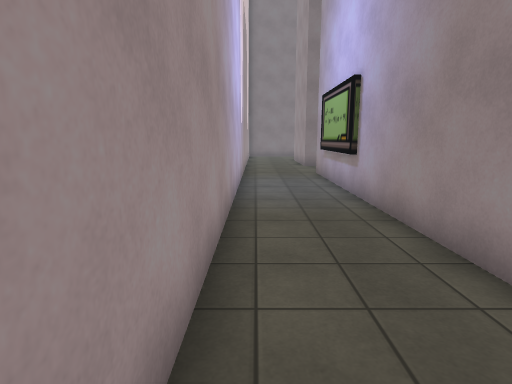
View 1 (above)

24 first-person views from a walk through a Unity game level. The camera is 1.5 m above the floor, tilts 10° down and sees 80° across. The floor is counted in squares, 1 m on a side. Each view is taken from the middle of a square. On the plan, view 1 faces up. The plan holds only what a view shows up to about 15 squares ahead; the rest is blank. The place goes on beyond the plan. The player is left out. Some surface patterns are stand-ins.

View 2
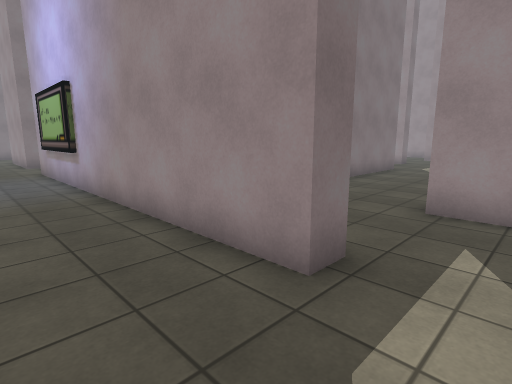

View 3
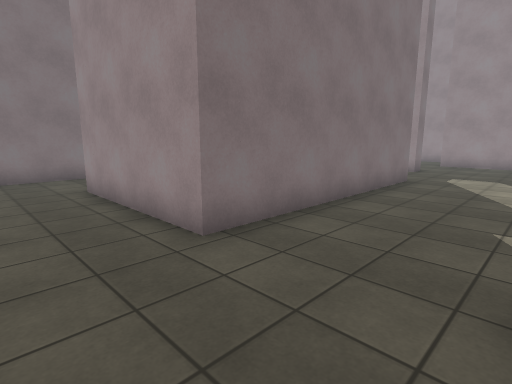

View 4
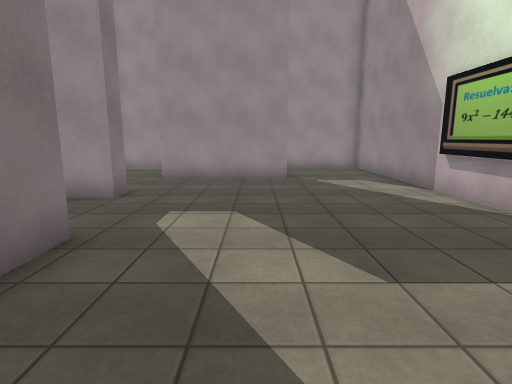

View 5
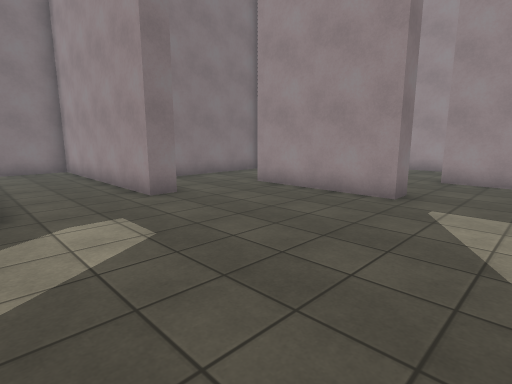

View 6
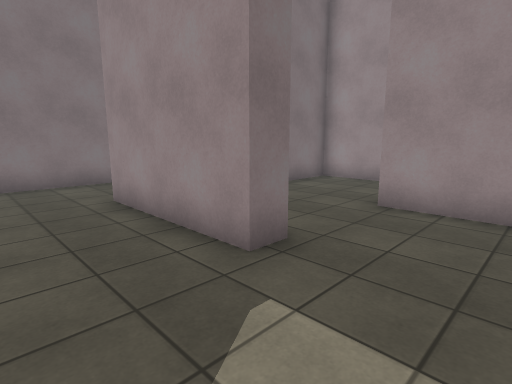

View 7
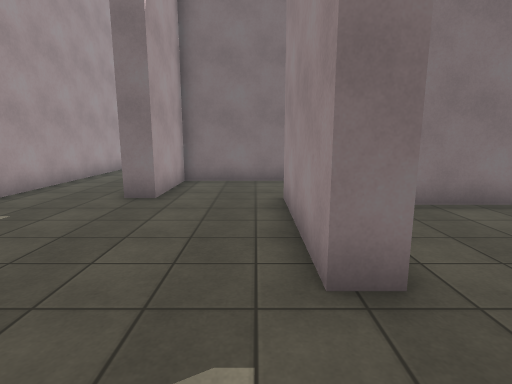

View 8
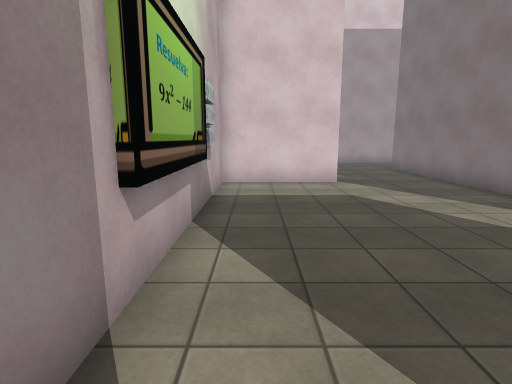

View 9
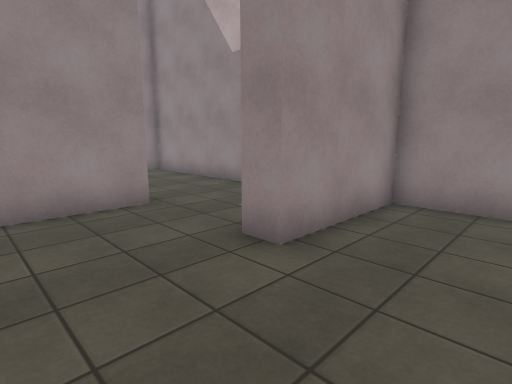

View 10
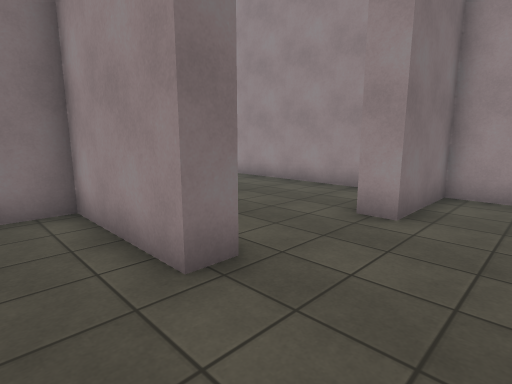

View 11
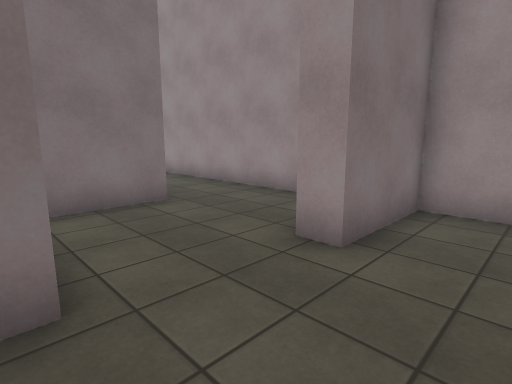

View 12
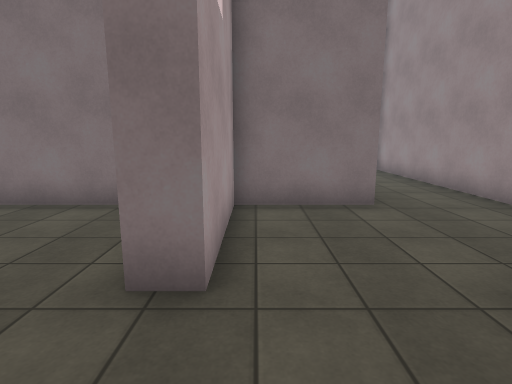

View 13
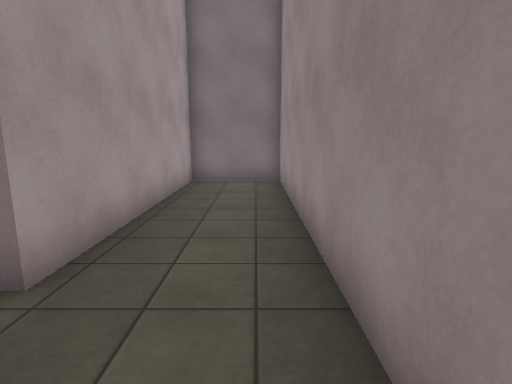

View 14
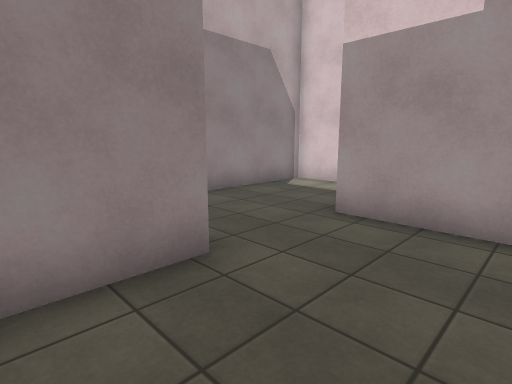

View 15
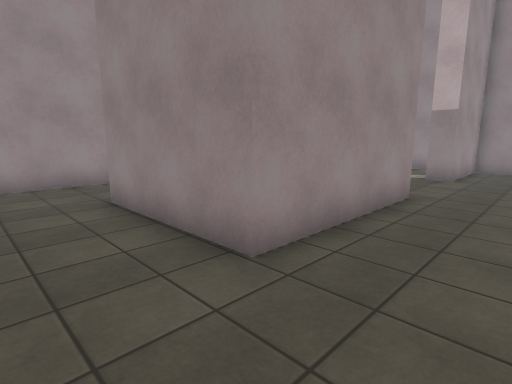

View 16
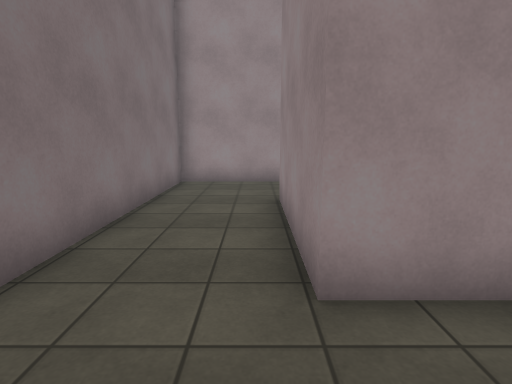

View 17
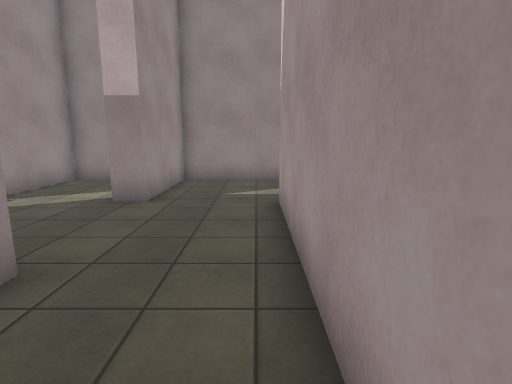

View 18
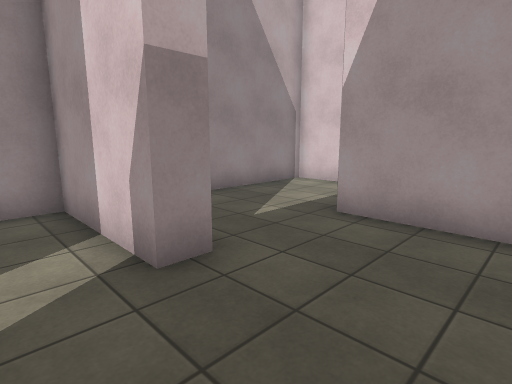

View 19
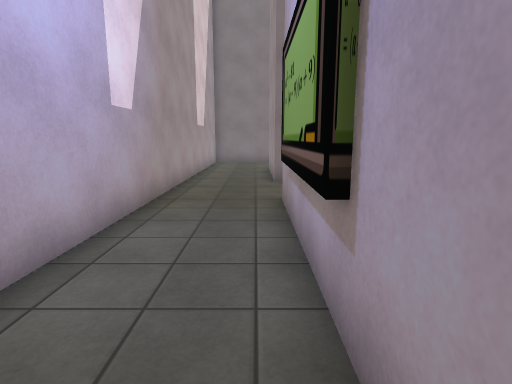

View 20
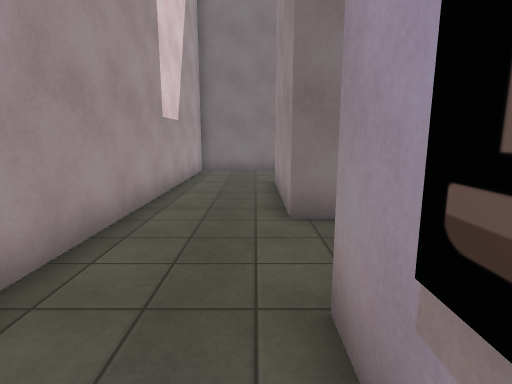

View 21
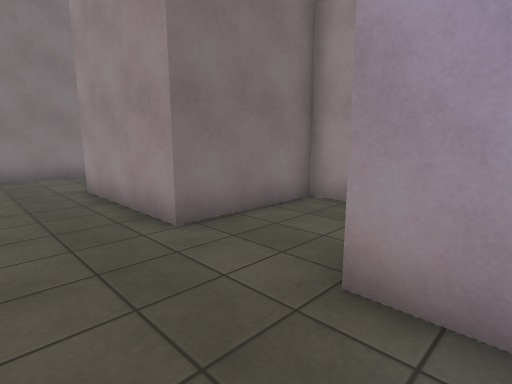

View 22
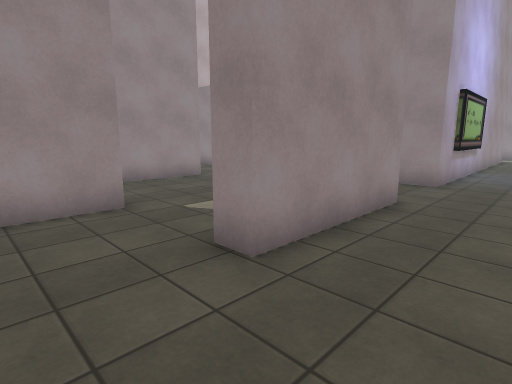

View 23
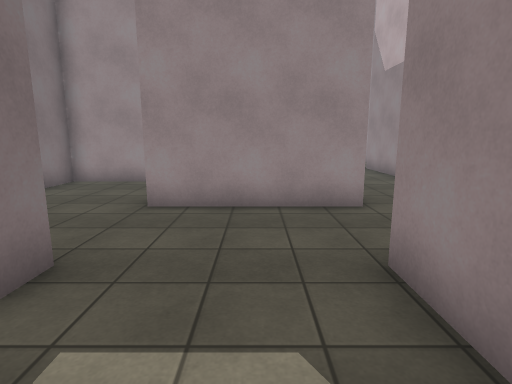

View 24
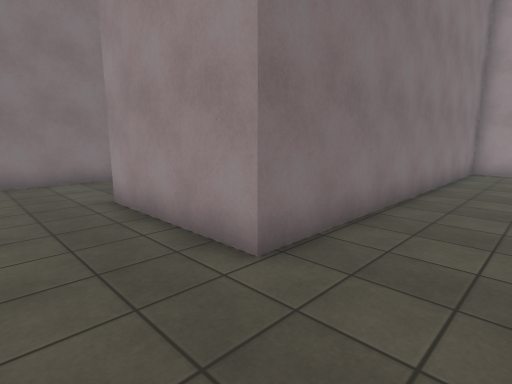

### Floor plan
Points are (right, up) in squares from view 1. A wall is a line through its corners. A room is listed if a view was taken in it or the views show most of it. See-through windows are left out.
Room 1 (views 1, 2, 3, 4, 5, 6, 7, 8, 9, 10, 11, 12, 13, 14, 15, 16, 17, 18, 19, 20, 21, 22, 23, 24)
walls: (14.6, 8.2) (14.6, 12.6) (5, 12.6); (15.5, 12) (15.5, 4.6); (15.5, 3.8) (6.6, 3.8) (6.6, 9.4) (11.5, 9.4); (16.1, 13.4) (19.2, 13.4); (11.4, -0.1) (11.4, -4.2) (14.6, -4.2); (25.8, 7.8) (19.5, 7.8) (19.5, 4.6) (18.7, 4.6) (18.7, 12.6) (16.2, 12.6); (25.9, 5.5) (25.9, 7.4); (23.5, 15.4) (23.5, 16.6) (10.6, 16.6) (10.6, 21.5); (23.6, -0.2) (22.7, -0.2) (22.7, 4.6); (15.6, -4) (19.4, -4); (6.6, 15.5) (6.6, 16.6) (2.6, 16.6) (2.6, 21.4) (3.5, 21.4); (15.6, -4.2) (26.7, -4.2) (26.7, -0.2) (27.5, -0.2); (3.4, 6.5) (3.4, -0.2) (2.6, -0.2) (2.6, 13.4) (3.9, 13.4); (2.5, 8) (2.5, 11.9); (5.6, 17.4) (7.5, 17.4); (14.6, 22.8) (14.6, 25.4) (8.9, 25.4); (27.5, -2.4) (27.5, -4.2) (37.9, -4.2) (37.9, -1) (34.7, -1) (34.7, -0.2) (36.9, -0.2); (7.5, 21.4) (6.6, 21.4) (6.6, 23.5); (-0.5, -2.4) (-0.5, -4.2) (6.6, -4.2) (6.6, -0.2) (7.4, -0.2) (7.4, -4.2) (10.6, -4.2) (10.6, -0.9); (3.9, 25.4) (-0.5, 25.4) (-0.5, 0.5); (37.9, 1.2) (37.9, 11.8) (34.7, 11.8) (34.7, 3.8) (31.5, 3.8) (31.5, -0.2) (30.7, -0.2) (30.7, 3.8) (25.6, 3.8)

Positions as (right, up) in squares from view 1, and headings:
1: (0, 0), facing up
2: (0, -2), facing up-right
3: (4, 0), facing up-right
4: (11, 1), facing right
5: (15, -3), facing up-right
6: (20, -3), facing up-right
7: (22, -3), facing up
8: (22, -3), facing left
9: (24, 3), facing down-right
10: (29, -3), facing up-right
11: (31, -3), facing up-right
12: (32, -3), facing up
13: (37, 1), facing up
14: (37, 3), facing down-left
15: (4, 12), facing down-right
16: (4, 10), facing right
17: (4, 7), facing down
18: (9, 3), facing down-left
19: (2, 6), facing up
20: (2, 11), facing up
21: (0, 12), facing up-right
22: (0, 24), facing down-right
23: (4, 19), facing right
24: (8, 14), facing up-right
